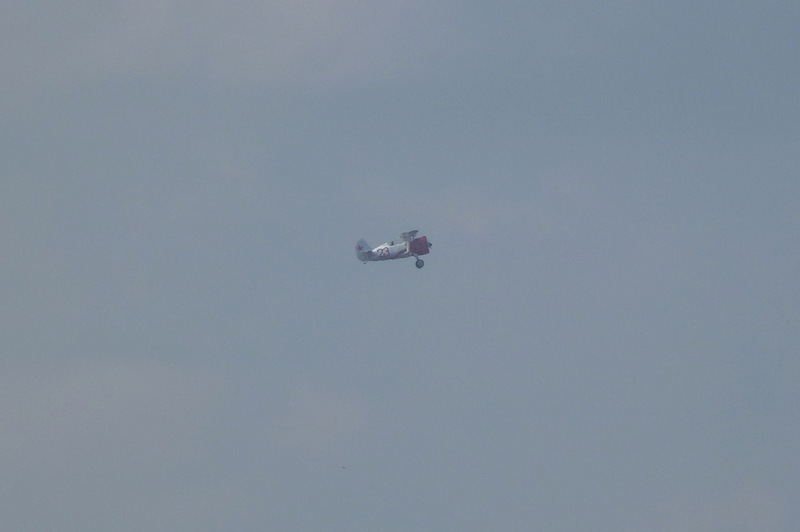
#> input picture __template-classifier-darknet/img/air/air1.jpg, 800 x 532 px; its folder holds only this picture in this run
$ python auto_marker.py   (older library calls are emulated)
#> lines starting #> are read from the running program, lines starting #| are printed output that depends on the picture; after the words box and inside, x2 and y2 are one past the last pixel; in counts of white or black regions, pixels touching at a corner belong together
#!/usr/bin/env python

'''
This program illustrates the use of findContours and drawContours.
The original image is put up along with the image of drawn contours.

Usage:
    contours.py
A trackbar is put up which controls the contour level from -3 to 3
'''

# Python 2/3 compatibility
from __future__ import print_function
import glob
import os
import sys
PY3 = sys.version_info[0] == 3

if PY3:
    xrange = range

import numpy as np
import cv2 as cv

# file names config
category_folders = glob.glob('img/*')
g_category_id = None
g_image_filenames = []
train_txt = 'train.txt'
obj_data = 'obj.data'
obj_names = 'obj.names'

# runtime config
contours = None
hierarchy = None
img = None
gray = None

cv.namedWindow('marker')

def update_category(category_id):
    global g_image_filenames, g_category_id
    g_category_id = category_id
    g_image_filenames = glob.glob(category_folders[category_id] + '/*.jpg')
    cv.createTrackbar("image", 'marker', 0,
                      len(g_image_filenames) - 1, update_image)
    cv.setTrackbarMax('image', 'marker', len(g_image_filenames) - 1)
    update_image(0)

def update_threshold(*arg):
    update_image(cv.getTrackbarPos('image', 'marker'))

cv.createTrackbar("category", 'marker', 0, len(
    category_folders) - 1, update_category)

CANNY_MODE = False
if CANNY_MODE:
    cv.createTrackbar('thrs1', 'marker', 2000, 5000, update_threshold)
    cv.createTrackbar('thrs2', 'marker', 4000, 5000, update_threshold)


def update_image(image_id, category_id = 0, image_filenames=[], enable_vis=True, enable_marker_dump=False):
#> called with image_id = 0, category_id = 0, enable_vis = True, enable_marker_dump = False
    try:
        global contours, hierarchy, img, gray, g_image_filenames
        if len(image_filenames) > 0:
            g_image_filenames=image_filenames
        img=cv.imread(g_image_filenames[image_id])
#> img is the input picture: shape (532, 800, 3); mean B, G, R 156.5, 142.8, 129.7
        # print(g_image_filenames[image_id])
        cv.setTrackbarPos('image', 'marker', image_id)

        gray = cv.cvtColor(img, cv.COLOR_BGR2GRAY)
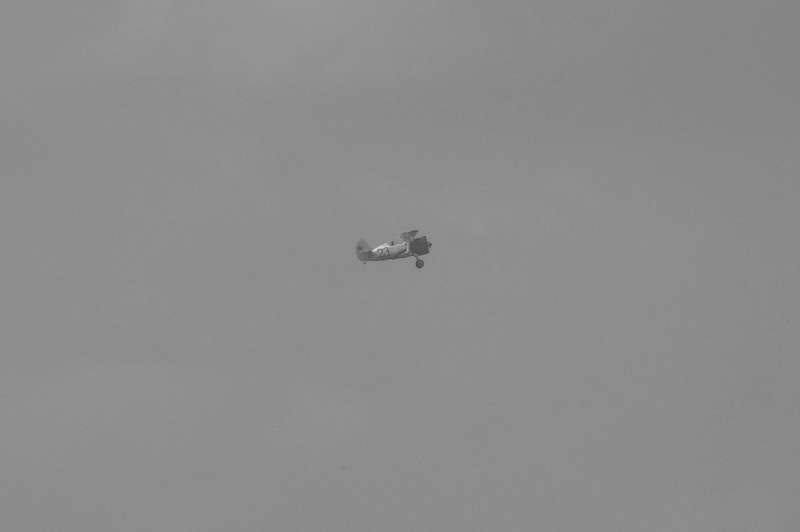
#> gray: shape (532, 800); min 62, max 218, mean 140.4
        gray[np.where(gray <= [3])] = [187]
        gray = cv.medianBlur(gray, 11)

        if enable_vis:
            cv.imshow('gray', gray)

        if CANNY_MODE:
            thrs1 = cv.getTrackbarPos('thrs1', 'marker')
            thrs2 = cv.getTrackbarPos('thrs2', 'marker')
            bin = cv.Canny(gray, thrs1, thrs2, apertureSize=5)
        else:
            bin = cv.adaptiveThreshold(
                gray, 255, cv.ADAPTIVE_THRESH_MEAN_C, cv.THRESH_BINARY_INV, 31, 10)
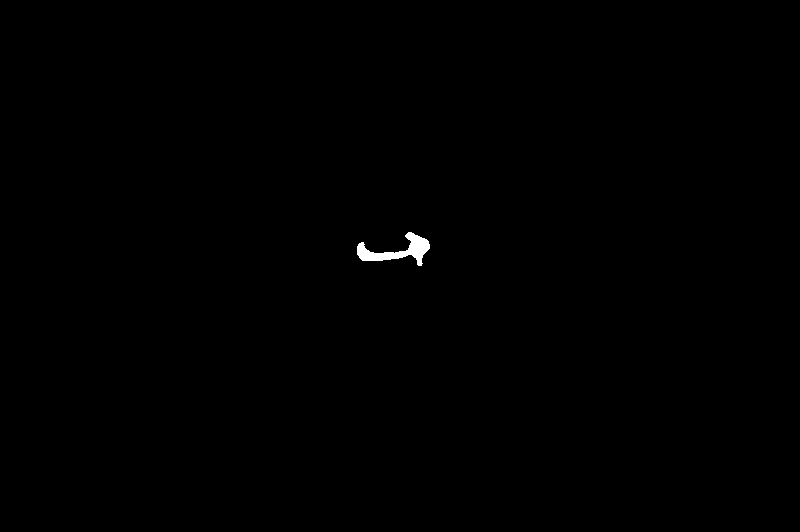
#> bin: shape (532, 800); 0.22% white; 1 white region

        if enable_vis:
            cv.imshow('bin', bin)

        _, contours0, hierarchy = cv.findContours(
            bin.copy(), cv.RETR_EXTERNAL, cv.CHAIN_APPROX_SIMPLE)
#> contours0 = 1 contour; box (x1, y1, x2, y2) and area: (357, 232, 430, 266) 828
        contours = [cnt for cnt in contours0 if cv.contourArea(cnt) > 200]
#> contours has the same summary as contours0

        if enable_vis:
            cv.imshow('image', img)
        update_contour(category_id, image_id, enable_vis, enable_marker_dump)
    except Exception:
        import traceback
        traceback.print_exc()
        raise


def update_contour(category_id, image_id, enable_vis, enable_marker_dump):
#> called with category_id = 0, image_id = 0, enable_vis = True, enable_marker_dump = False
    h, w = img.shape[:2]
#> h = 532; w = 800
    vis = np.zeros((h, w, 3), np.uint8)
    bboxes = [cv.boundingRect(cnt) for cnt in contours]
#> bboxes = [(357, 232, 73, 34)]
    cv.drawContours(vis, contours, -1, 255, -1)
    # boxes = [[bbox.x, bbox[1], bbox.x + bbox.w, bbox.y+bbox.h] for bbox in bboxes]
    # cv.drawContours(vis, bboxes, -1, (0, 0, 255), 2)
    left = w
#> left = 800
    right = 0
    top = h
#> top = 532
    bottom = 0
    for bbox in bboxes:
        new_left = bbox[0]
        new_right = bbox[0] + bbox[2]
        new_top = bbox[1]
        new_bottom = bbox[1] + bbox[3]
        if new_left < left:
            left = new_left
        if new_right > right:
            right = new_right
        if new_top < top:
            top = new_top
        if new_bottom > bottom:
            bottom = new_bottom
        if enable_vis:
            cv.rectangle(vis, (new_left, new_top),
                     (new_right, new_bottom), (0, 255, 255), 1)
#> this loop made 1 pass
#> (bbox, new_left, new_right, new_top, new_bottom, left, right, top) on pass 1: ((357, 232, 73, 34), 357, 430, 232, 266, 357, 430, 232)
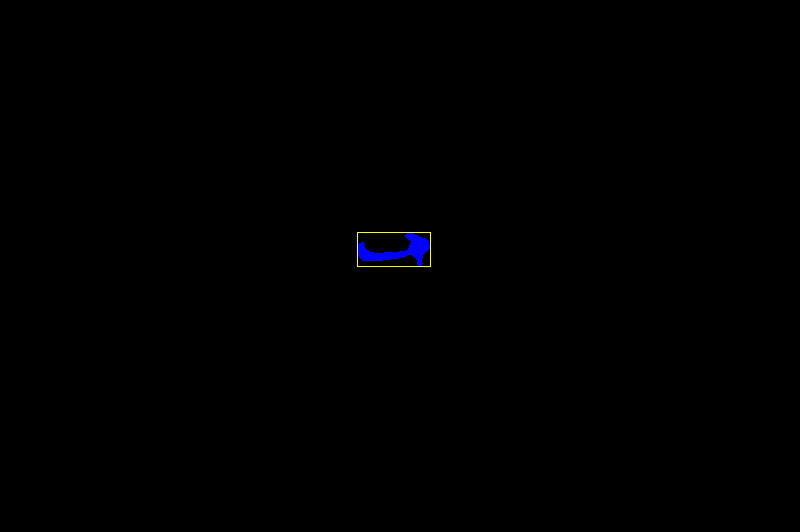
#> vis: shape (532, 800, 3); mean of channels 0, 1, 2 0.5, 0.1, 0.1; drawn as B, G, R
#> after the loop, bottom = 266; left = 357; right = 430; top = 232
    if enable_vis:
        cv.rectangle(vis, (left, top), (right, bottom), (0, 0, 255), 3)
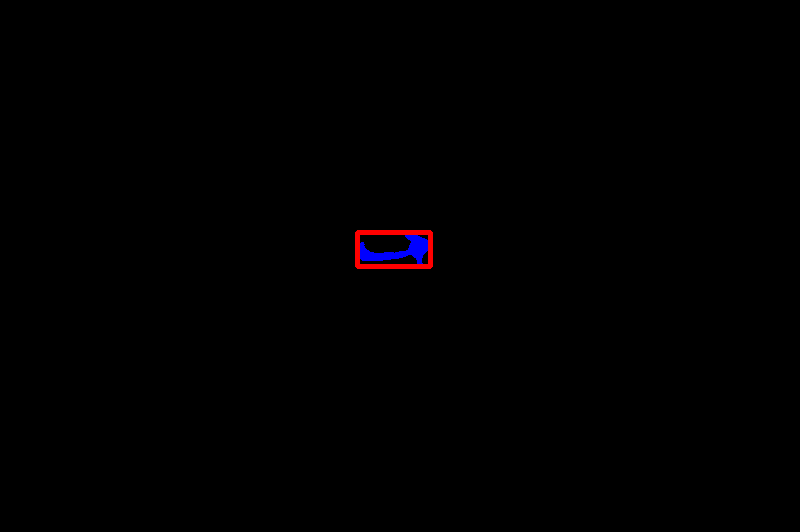
#> vis: shape (532, 800, 3); 0.25% of pixels changed, all inside (x1, y1, x2, y2) = (355, 230, 433, 269); drawn as B, G, R

    if enable_vis:
        cv.imshow('marker', vis)

    if enable_marker_dump:
        base = os.path.splitext(g_image_filenames[image_id])[0]
        txt_filename = base + '.txt'
        with open(txt_filename, 'w') as fp:
            fp.write("%d %f %f %f %f\n" % (category_id, (left + right) / 2 / w,
                                           (top + bottom) / 2 / h, (right - left) / w, (bottom - top) / h))

def main():
    print(__doc__)

    update_category(0)

    key = cv.waitKey()
#> (key Esc is pressed here)
    single_category_mode = False
    if key == ord('f'):
        single_category_mode = True

    cwd = os.getcwd()

    with open(obj_data, 'w') as obj_data_fp:
        obj_data_fp.write('classes=%d\n' % len(category_folders))
        obj_data_fp.write('train  =%s/train.txt\n' % (cwd))
        obj_data_fp.write('valid  =%s/train.txt\n' % (cwd))
        obj_data_fp.write('names =%s/obj.names\n' % (cwd))
        obj_data_fp.write('backup =%s/weights/\n' % (cwd))

    train_txt_fp = open(train_txt, 'w')
    obj_names_fp = open(obj_names, 'w')

    from multiprocessing import Pool
    from itertools import repeat
    from functools import partial

    with Pool(4) as pool:
        for category_id in xrange(len(category_folders)):
            if single_category_mode and category_id != g_category_id:
                continue

            category = category_folders[category_id]
            obj_names_fp.write(category)
            obj_names_fp.write('\n')
            image_filenames = glob.glob(category + '/*.jpg')

            for image_filename in image_filenames:
                train_txt_fp.write(os.path.abspath(image_filename))
                train_txt_fp.write('\n')

            pool.map(partial(update_image, category_id=category_id,image_filenames=image_filenames, enable_vis=False,
                            enable_marker_dump=True), xrange(len(image_filenames)))
#> the loop in update_contour (call 2), `for bbox in bboxes:` made 1 pass

            cv.waitKey(1)  # to activate UI events
            print('Processed images: %d\n' % (category_id))
#> pass 2 of the loop in main, `for category_id in xrange(len(category_folders)):`:
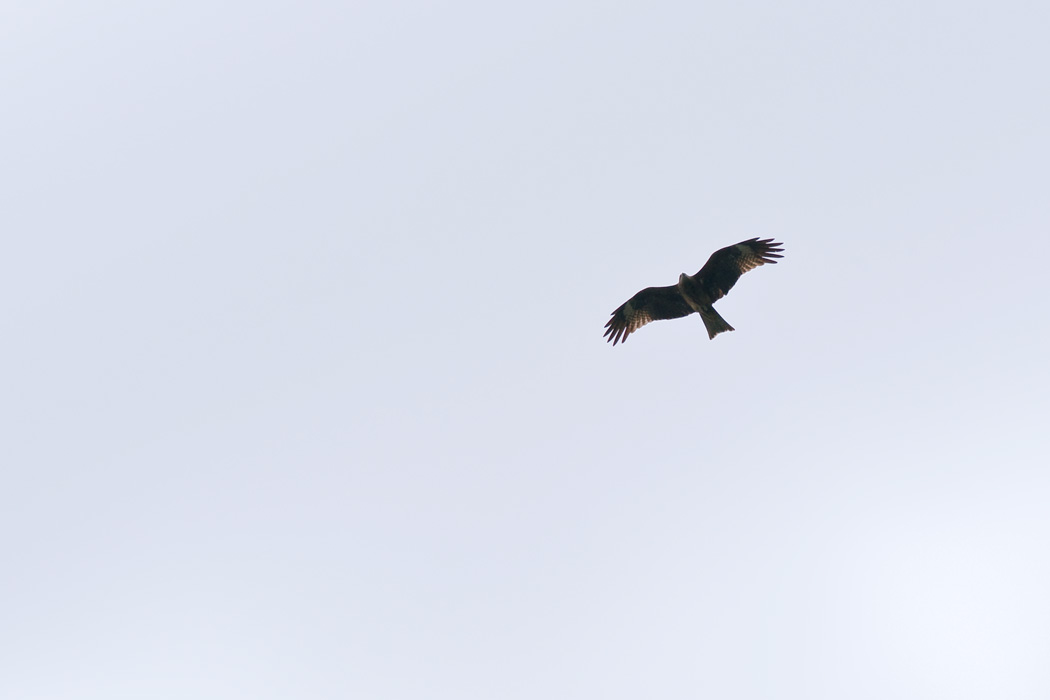
#> input picture __template-classifier-darknet/img/bird/bird1.jpg, 1050 x 700 px
#> in update_image, img is the input picture: shape (700, 1050, 3); mean B, G, R 238.3, 225.6, 220.5
#> in update_image (call 3), `bin = cv.adaptiveThreshold( gray, 255, cv.ADAPTIVE_THRESH_MEAN_C, cv.T..`:
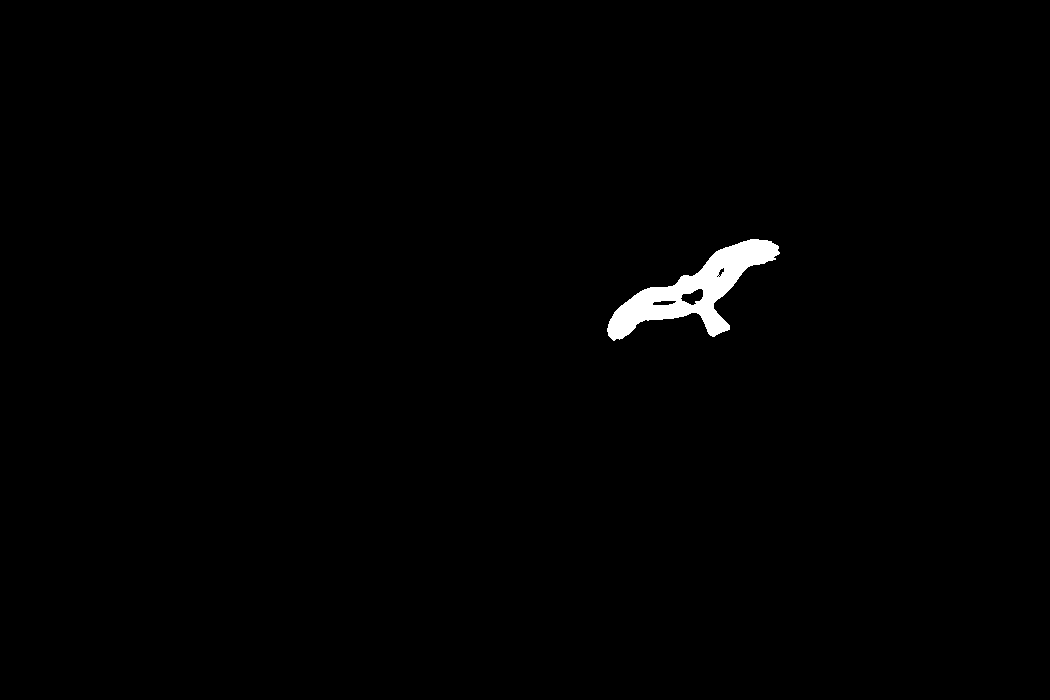
#> bin: shape (700, 1050); 0.82% white; 1 white region
#> contours0 = 1 contour; box (x1, y1, x2, y2) and area: (607, 239, 780, 341) 6133
#> contours has the same summary as contours0

if __name__ == '__main__':
    main()
